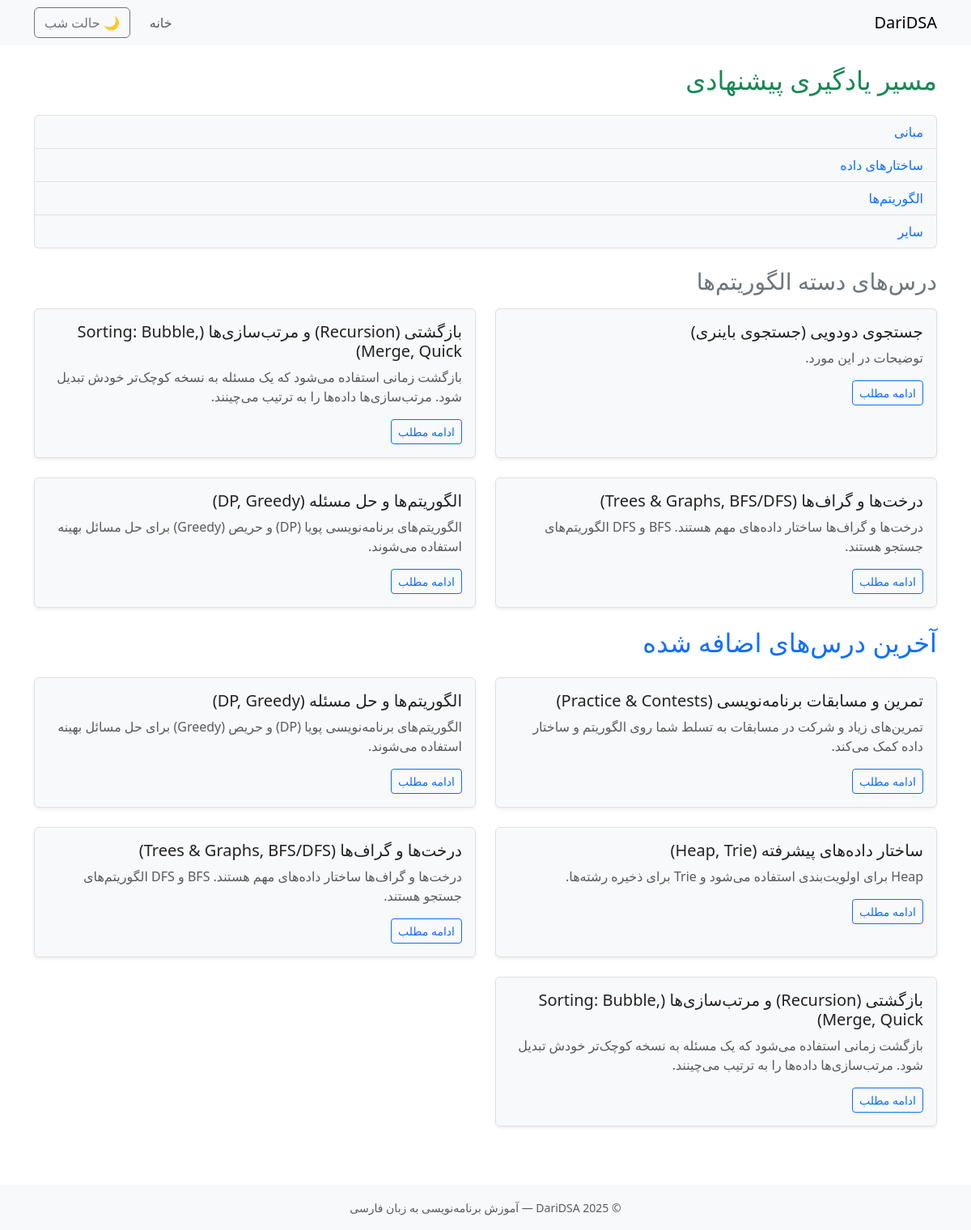
/?category=algorithms, run on the app's committed database.
### lessons/models.py (models this page shows, shortened)
class Lesson(models.Model):
    CATEGORY_CHOICES = [
        ('basics', 'مبانی'),
        ('data_structures', 'ساختارهای داده'),
        ('algorithms', 'الگوریتم‌ها'),
        ('interviews', 'مصاحبه‌ها'),
        ('other', 'سایر'),
    ]
    title = models.CharField("عنوان", max_length=200)
    slug = models.SlugField(unique=True, blank=True)
    content = models.TextField("توضیحات")
    code_snippet = models.TextField("کد نمونه", blank=True)
    image = models.ImageField("عکس (اختیاری)", upload_to='lessons/', blank=True, null=True)
    created_at = models.DateTimeField(default=timezone.now)
    category = models.CharField("دسته‌بندی", max_length=50, choices=CATEGORY_CHOICES, default='other')
    author = models.CharField("نویسنده", max_length=100, default='Rafi')
    class Meta:
        ordering = ['-created_at']
        verbose_name = "درس"
        verbose_name_plural = "درس‌ها"

### lessons/views.py (the view)
# urls.py: path('', views.lesson_list, name='lesson_list'),
def lesson_list(request):
    selected_category = request.GET.get('category')
    category_map = dict(Lesson.CATEGORY_CHOICES)
    categories_raw = Lesson.objects.values_list('category', flat=True)
    categories_set = set(cat.strip() for cat in categories_raw if cat)
    categories_sorted = [cat for cat in ROADMAP_ORDER if cat in categories_set]
    roadmap_categories = [{'code': cat, 'name': category_map.get(cat, cat)} for cat in categories_sorted]
    lessons_in_category = Lesson.objects.filter(category=selected_category).order_by('created_at') if selected_category else []
    latest_lessons = Lesson.objects.order_by('-created_at')[:5]
    selected_category_name = category_map.get(selected_category) if selected_category else None
    return render(request, 'lessons/lesson_list.html', {
        'roadmap_categories': roadmap_categories,
        'lessons_in_category': lessons_in_category,
        'latest_lessons': latest_lessons,
        'selected_category': selected_category,
        'selected_category_name': selected_category_name,
    })

### templates/lessons/lesson_list.html (shortened to what this page needs)
{% extends "base.html" %}
{% load static %}
{% block extra_css %}
<link rel="stylesheet" href="{% static 'css/lessons.css' %}">
{% endblock %}
{% block content %}
<h2 class="mb-4 text-success">مسیر یادگیری پیشنهادی</h2>
<div class="mb-4">
  <ul class="list-group">
    {% for cat in roadmap_categories %}
      <li class="list-group-item">
        <a href="?category={{ cat.code }}">{{ cat.name }}</a>
      </li>
    {% endfor %}
  </ul>
</div>
{% if lessons_in_category %}
  <h3 class="mb-3 text-secondary">درس‌های دسته {{ selected_category_name }}</h3>
  <div class="row">
    {% for lesson in lessons_in_category %}
      <div class="col-md-6 mb-4">
        <div class="card h-100 shadow-sm">
          <div class="card-body">
            <h5 class="card-title">{{ lesson.title }}</h5>
            <p class="card-text text-muted">{{ lesson.content|truncatewords:25 }}</p>
            <a href="{% url 'lesson_detail' lesson.slug %}" class="btn btn-outline-primary btn-sm">ادامه مطلب</a>
          </div>
        </div>
      </div>
    {% endfor %}
  </div>
{% endif %}
<h2 class="mb-4 text-primary">آخرین درس‌های اضافه شده</h2>
<div class="row">
  {% for lesson in latest_lessons %}
    <div class="col-md-6 mb-4">
      <div class="card h-100 shadow-sm">
        <div class="card-body">
          <h5 class="card-title">{{ lesson.title }}</h5>
          <p class="card-text text-muted">{{ lesson.content|truncatewords:25 }}</p>
          <a href="{% url 'lesson_detail' lesson.slug %}" class="btn btn-outline-primary btn-sm">ادامه مطلب</a>
        </div>
      </div>
    </div>
  {% endfor %}
</div>
{% endblock %}

### static/css/styles.css (style rules this page uses)
:root { --bg-color: #ffffff; --text-color: #222222; --card-bg: #f8f9fa; --link-color: #0d6efd; --border-color: #e0e0e0; --nav-bg: #ffffff; --nav-text: #000000; --footer-bg: #f8f9fa; --btn-border: #0d6efd; }
body { background-color: var(--bg-color); color: var(--text-color); transition: all 0.3s ease-in-out; }
a { color: var(--link-color); text-decoration: none; }
ul, ol, li { color: var(--text-color); }
h1, h2, h3, h4, h5, h6 { color: var(--text-color); }
.card { background-color: var(--card-bg); border: 1px solid var(--border-color); transition: all 0.3s ease-in-out; }
.card-title { color: var(--text-color); }
.card-text, .text-muted { color: var(--text-color); }
.list-group-item { background-color: var(--card-bg); color: var(--text-color); border: 1px solid var(--border-color); }

### data on the page
Lesson: title "جستجوی دودویی (جستجوی باینری)", content "توضیحات در این مورد."
Lesson: title "بازگشتی (Recursion) و مرتب‌سازی‌ها (Sorting: Bubble, Merge, Quick)", content "بازگشت زمانی استفاده می‌شود که یک مسئله به نسخه کوچک‌تر خودش تبدیل شود. مرتب‌سازی‌ها داده‌ها را به ترتیب می‌چینند."
Lesson: title "درخت‌ها و گراف‌ها (Trees & Graphs, BFS/DFS)", content "درخت‌ها و گراف‌ها ساختار داده‌های مهم هستند. BFS و DFS الگوریتم‌های جستجو هستند."
Lesson: title "الگوریتم‌ها و حل مسئله (DP, Greedy)", content "الگوریتم‌های برنامه‌نویسی پویا (DP) و حریص (Greedy) برای حل مسائل بهینه استفاده می‌شوند."
Lesson: title "تمرین و مسابقات برنامه‌نویسی (Practice & Contests)", content "تمرین‌های زیاد و شرکت در مسابقات به تسلط شما روی الگوریتم و ساختار داده کمک می‌کند."
Lesson: title "ساختار داده‌های پیشرفته (Heap, Trie)", content "Heap برای اولویت‌بندی استفاده می‌شود و Trie برای ذخیره رشته‌ها."

### other printed values
{{ cat.name }} "مبانی" "ساختارهای داده" "الگوریتم‌ها" "سایر"
{{ selected_category_name }} "الگوریتم‌ها"
